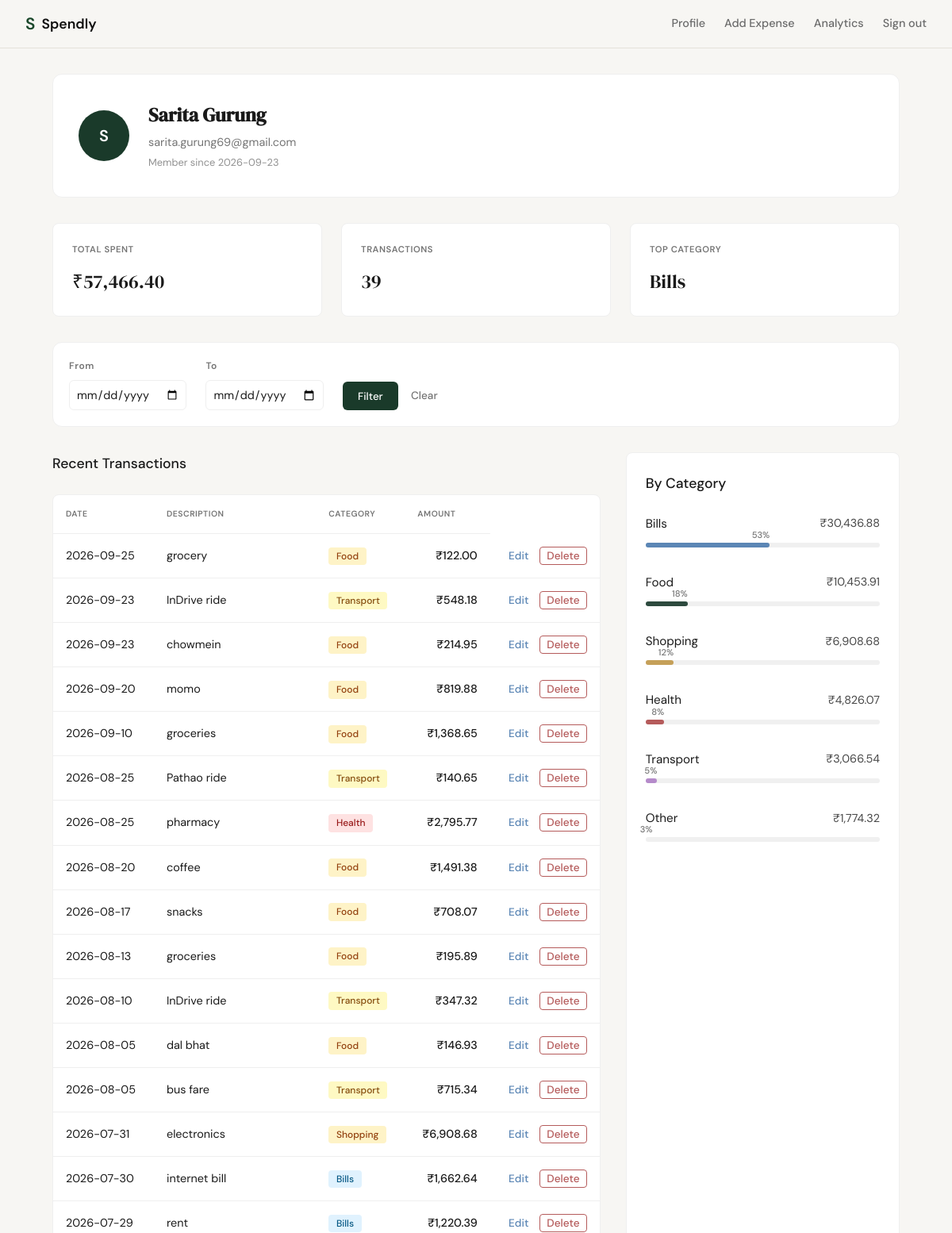
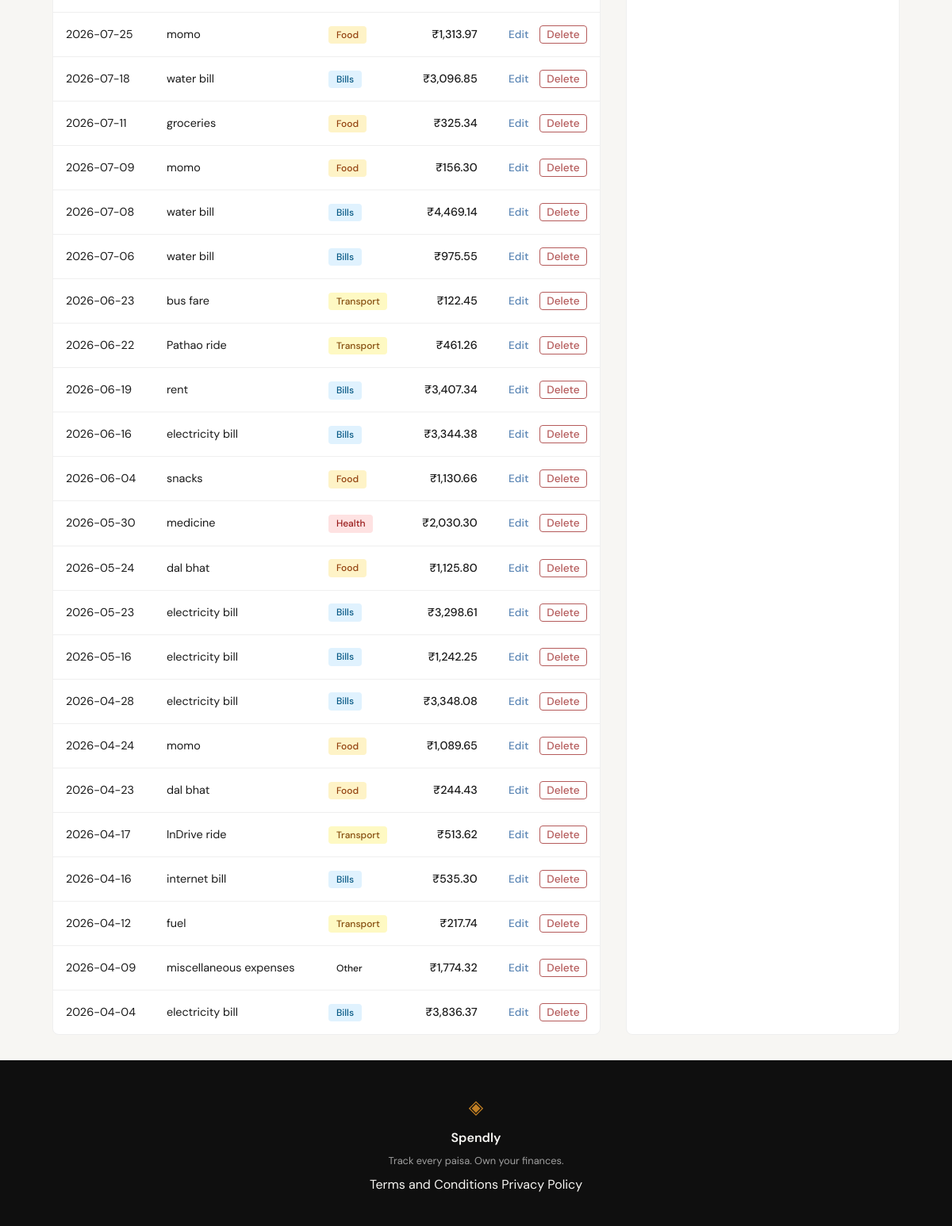
Screenshot of /profile (signed in) with the database file from the repository (2 pictures, top to bottom).
### tables this page shows
CREATE TABLE users (
                id INTEGER PRIMARY KEY AUTOINCREMENT,
                name TEXT NOT NULL,
                email TEXT UNIQUE NOT NULL,
                password_hash TEXT NOT NULL,
                created_at TEXT DEFAULT CURRENT_TIMESTAMP
            );

CREATE TABLE expenses (
                id INTEGER PRIMARY KEY AUTOINCREMENT,
                user_id INTEGER NOT NULL,
                amount REAL NOT NULL,
                category TEXT NOT NULL,
                date TEXT NOT NULL,
                description TEXT,
                created_at TEXT DEFAULT CURRENT_TIMESTAMP,
                FOREIGN KEY (user_id) REFERENCES users (id)
            );

### main.py (the view)
@app.get("/profile", response_class=HTMLResponse)
def profile(request: Request, user_id: int = Depends(get_current_user)):
    user = get_user_by_id(user_id)
    if not user:
        raise HTTPException(status_code=404, detail="User not found")
    start_date = request.query_params.get("start_date")
    end_date = request.query_params.get("end_date")
    expenses = get_expenses_by_user(user_id, start_date, end_date)
    total_spent = sum(e["amount"] for e in expenses)
    transaction_count = len(expenses)
    category_counts = {}
    for e in expenses:
        cat = e["category"]
        category_counts[cat] = category_counts.get(cat, 0) + e["amount"]
    top_category = "None"
    if category_counts:
        top_category = max(category_counts, key=category_counts.get)
    user_info = {
        "name": user["name"],
        "email": user["email"],
        "member_since": user["created_at"][:10], # Simplified date
        "initials": user["name"][0].upper() if user["name"] else "U"
    }
    summary_stats = {
        "total_spent": f"₹{total_spent:,.2f}",
        "transaction_count": transaction_count,
        "top_category": top_category
    }
    transactions = [
        {"id": e["id"], "date": e["date"], "description": e["description"], "category": e["category"], "amount": f"₹{e['amount']:,.2f}"}
        for e in expenses
    ]
    category_colors = {
        "Shopping": "var(--gold)",
        "Food": "var(--darkgreen)",
        "Bills": "var(--blue)",
        "Health": "var(--red)",
        "Entertainment": "var(--purple)",
        "Transport": "var(--purple-light)",
    }
    category_breakdown = []
    for cat, amount in category_counts.items():
        percentage = (amount / total_spent * 100) if total_spent > 0 else 0
        category_breakdown.append({
            "category": cat,
            "amount": f"₹{amount:,.2f}",
            "percentage": round(percentage),
            "color": category_colors.get(cat, "var(--color-grey)")
        })
    category_breakdown.sort(key=lambda x: float(x["amount"].replace("₹", "").replace(",", "")), reverse=True)
    return templates.TemplateResponse(
        request=request,
        name="profile.html",
        context={
            "user_info": user_info,
            "summary_stats": summary_stats,
            "transactions": transactions,
            "category_breakdown": category_breakdown,
            "start_date": start_date,
            "end_date": end_date
        }
    )

### templates/profile.html (shortened to what this page needs)
{% extends "base.html" %}
{% block content %}
<div class="profile-wrapper">
    <div class="user-header-card">
        <div class="user-avatar">{{ user_info.initials }}</div>
        <div class="user-meta">
            <h1 class="user-name">{{ user_info.name }}</h1>
            <p class="user-email">{{ user_info.email }}</p>
            <p class="user-membership">Member since {{ user_info.member_since }}</p>
        </div>
    </div>
    <div class="stats-container">
        <div class="stat-card">
            <span class="stat-label">TOTAL SPENT</span>
            <span class="stat-value">{{ summary_stats.total_spent }}</span>
        </div>
        <div class="stat-card">
            <span class="stat-label">TRANSACTIONS</span>
            <span class="stat-value">{{ summary_stats.transaction_count }}</span>
        </div>
        <div class="stat-card">
            <span class="stat-label">TOP CATEGORY</span>
            <span class="stat-value">{{ summary_stats.top_category }}</span>
        </div>
    </div>
    <div class="filter-card">
        <form method="GET" action="/profile" class="filter-form">
            <div class="filter-group">
                <label for="start_date">From</label>
                <input type="date" id="start_date" name="start_date" value="{{ start_date or '' }}">
            </div>
            <div class="filter-group">
                <label for="end_date">To</label>
                <input type="date" id="end_date" name="end_date" value="{{ end_date or '' }}">
            </div>
            <div class="filter-actions">
                <button type="submit" class="btn-filter">Filter</button>
                <a href="/profile" class="btn-clear">Clear</a>
            </div>
        </form>
    </div>
    <div class="main-grid">
        <section class="transactions-section">
            <h2 class="section-title">Recent Transactions</h2>
            <div class="table-container">
                <table class="tx-table">
                    <thead>
                        <tr>
                            <th>DATE</th>
                            <th>DESCRIPTION</th>
                            <th>CATEGORY</th>
                            <th class="text-right">AMOUNT</th>
                        </tr>
                    </thead>
                    <tbody>
                        {% for tx in transactions %}
                        <tr>
                            <td>{{ tx.date }}</td>
                            <td class="desc">{{ tx.description }}</td>
                            <td><span class="cat-badge badge-{{ tx.category | lower | replace(' ', '-') }}">{{ tx.category }}</span></td>
                            <td class="text-right amount">{{ tx.amount }}</td>
                            <td class="text-right">
                                <a href="/expenses/{{ tx.id }}/edit" class="edit-link">Edit</a>
                                <button class="btn-delete" onclick="openDeleteModal('{{ tx.id }}', '{{ tx.description or 'this expense' }}')">Delete</button>
                            </td>
                        </tr>
                        {% endfor %}
                    </tbody>
                </table>
            </div>
        </section>
        <section class="breakdown-section">
            <h2 class="section-title">By Category</h2>
            <div class="category-list">
                {% for cat in category_breakdown %}
                <div class="category-row">
                    <div class="row-header">
                        <span class="cat-label">{{ cat.category }}</span>
                        <span class="cat-val">{{ cat.amount }}</span>
                    </div>
                    <div class="progress-bar">
                        <div class="progress-fill" style="width: {{ cat.percentage }}%; background-color: {{ cat.color }};" data-percentage="{{ cat.percentage }}"></div>
                    </div>
                </div>
                {% endfor %}
            </div>
        </section>
    </div>
</div>
{% endblock %}

### templates/base.html (shortened to what this page needs)
<!DOCTYPE html>
<html lang="en">
<head>
    <link rel="stylesheet" href="{{ url_for('static', path='css/style.css') }}">
</head>
<body>
    <nav class="navbar">
        <div class="nav-inner">
            <a href="/" class="nav-brand">
                <span class="brand-icon">S</span>
                <span class="brand-name">Spendly</span>
            </a>
            <div class="nav-links">
                {% if request.session.get('user_id') %}
                    <a href="/profile" class="{% if request.url.path == '/profile' %}active{% endif %}">Profile</a>
                    <a href="/expenses/add" class="{% if request.url.path == '/expenses/add' %}active{% endif %}">Add Expense</a>
                    <a href="/analytics" class="{% if request.url.path == '/analytics' %}active{% endif %}">Analytics</a>
                    <a href="/logout">Sign out</a>
                {% else %}
                    <a href="/login">Sign in</a>
                    <a href="/register" class="nav-cta">Get started</a>
                {% endif %}
            </div>
        </div>
    </nav>
    <main class="main-content">
        {% block content %}{% endblock %}
    </main>
    <footer class="footer">
        <div class="footer-inner">
            <span class="brand-icon">◈</span>
            <span class="footer-name">Spendly</span>
            <p class="footer-copy">Track every paisa. Own your finances.</p>
            <div class="footer-links">
                <a href="/terms">Terms and Conditions</a>
                <a href="/privacy">Privacy Policy</a>
            </div>
        </div>
    </footer>
</body>
</html>

### static/css/style.css (style rules this page uses)
:root { --ink: #0f0f0f; --ink-soft: #2d2d2d; --ink-muted: #6b6b6b; --ink-faint: #a0a0a0; --paper: #f7f6f3; --paper-warm: #f0ede6; --paper-card: #ffffff; --accent: #1a472a; --accent-light: #e8f0eb; --accent-2: #c17f24; --accent-2-light: #fdf3e3; --danger: #c0392b; --danger-light: #fdecea; --border: #e4e1da; --border-soft: #eeebe4; --font-display: 'DM Serif Display', Georgia, serif; --font-body: 'DM Sans', system-ui, sans-serif; --max-width: 1200px; --auth-width: 440px; --radius-sm: 6px; --radius-md: 12px; --radius-lg: 20px; }
*, *::before, *::after { box-sizing: border-box; margin: 0; padding: 0; }
html { font-size: 16px; scroll-behavior: smooth; }
body { background: var(--paper); color: var(--ink); font-family: var(--font-body); font-size: 1rem; line-height: 1.6; -webkit-font-smoothing: antialiased; }
a { color: inherit; text-decoration: none; }
.navbar { position: sticky; top: 0; z-index: 100; background: var(--paper); border-bottom: 1px solid var(--border); padding: 0 2rem; }
.nav-inner { max-width: var(--max-width); margin: 0 auto; height: 60px; display: flex; align-items: center; justify-content: space-between; }
.nav-brand { display: flex; align-items: center; gap: 0.5rem; font-family: var(--font-body); font-weight: 600; font-size: 1.1rem; color: var(--ink); }
.brand-icon { color: var(--accent); font-size: 1.3rem; }
.brand-name { color: var(--ink); }
.nav-links { display: flex; align-items: center; gap: 1.5rem; font-size: 0.9rem; font-weight: 500; }
.nav-links a { color: var(--ink-muted); transition: color 0.2s; }
.main-content { min-height: calc(100vh - 60px - 100px); }
.stat-label { font-size: 0.85rem; color: var(--ink-muted); font-weight: 400; }
.stat-value { font-family: var(--font-display); font-size: 1.75rem; font-weight: 700; color: var(--ink); }
.footer { background: var(--ink); color: var(--paper); padding: 2.5rem 2rem; text-align: center; }
.footer-inner { display: flex; flex-direction: column; align-items: center; gap: 0.4rem; }
.footer .brand-icon { color: var(--accent-2); font-size: 1.5rem; }
.footer-name { font-weight: 600; font-size: 1rem; }
.footer-copy { font-size: 0.8rem; color: var(--ink-faint); }

### rows the page displays
users: name "Sarita Gurung", email "sarita.gurung69@gmail.com"
expenses: top_category "Bills", date "2026-07-30", description "internet bill", category "Bills", amount "₹1,662.64", amount "₹30,436.88", {{ cat.percentage }} 53 (drawn)
expenses: date "2026-09-25", description "grocery", category "Food", amount "₹122.00", amount "₹10,453.91", {{ cat.percentage }} 18 (drawn)
expenses: date "2026-09-23", description "InDrive ride", category "Transport", amount "₹548.18", amount "₹3,066.54", {{ cat.percentage }} 5 (drawn)
expenses: date "2026-09-23", description "chowmein", category "Food", amount "₹214.95"
expenses: date "2026-09-20", description "momo", category "Food", amount "₹819.88"
expenses: date "2026-09-10", description "groceries", category "Food", amount "₹1,368.65"
expenses: date "2026-08-25", description "Pathao ride", category "Transport", amount "₹140.65"
expenses: date "2026-08-25", description "pharmacy", category "Health", amount "₹2,795.77", amount "₹4,826.07", {{ cat.percentage }} 8 (drawn)
expenses: date "2026-08-20", description "coffee", category "Food", amount "₹1,491.38"
expenses: date "2026-08-17", description "snacks", category "Food", amount "₹708.07"
expenses: date "2026-08-13", description "groceries", category "Food", amount "₹195.89"
expenses: date "2026-08-10", description "InDrive ride", category "Transport", amount "₹347.32"
expenses: date "2026-08-05", description "dal bhat", category "Food", amount "₹146.93"
expenses: date "2026-08-05", description "bus fare", category "Transport", amount "₹715.34"
expenses: date "2026-07-31", description "electronics", category "Shopping", amount "₹6,908.68", {{ cat.percentage }} 12 (drawn)
expenses: date "2026-07-29", description "rent", category "Bills", amount "₹1,220.39"
expenses: date "2026-07-25", description "momo", category "Food", amount "₹1,313.97"
expenses: date "2026-07-18", description "water bill", category "Bills", amount "₹3,096.85"
expenses: date "2026-07-11", description "groceries", category "Food", amount "₹325.34"
expenses: date "2026-07-09", description "momo", category "Food", amount "₹156.30"
expenses: date "2026-07-08", description "water bill", category "Bills", amount "₹4,469.14"
expenses: date "2026-07-06", description "water bill", category "Bills", amount "₹975.55"
expenses: date "2026-06-23", description "bus fare", category "Transport", amount "₹122.45"
expenses: date "2026-06-22", description "Pathao ride", category "Transport", amount "₹461.26"
expenses: date "2026-06-19", description "rent", category "Bills", amount "₹3,407.34"
expenses: date "2026-06-16", description "electricity bill", category "Bills", amount "₹3,344.38"
expenses: date "2026-06-04", description "snacks", category "Food", amount "₹1,130.66"
expenses: date "2026-05-30", description "medicine", category "Health", amount "₹2,030.30"
expenses: date "2026-05-24", description "dal bhat", category "Food", amount "₹1,125.80"
expenses: date "2026-05-23", description "electricity bill", category "Bills", amount "₹3,298.61"
expenses: date "2026-05-16", description "electricity bill", category "Bills", amount "₹1,242.25"
expenses: date "2026-04-28", description "electricity bill", category "Bills", amount "₹3,348.08"
expenses: date "2026-04-24", description "momo", category "Food", amount "₹1,089.65"
expenses: date "2026-04-23", description "dal bhat", category "Food", amount "₹244.43"
expenses: date "2026-04-17", description "InDrive ride", category "Transport", amount "₹513.62"
expenses: date "2026-04-16", description "internet bill", category "Bills", amount "₹535.30"
expenses: date "2026-04-12", description "fuel", category "Transport", amount "₹217.74"
expenses: date "2026-04-09", description "miscellaneous expenses", category "Other", amount "₹1,774.32", {{ cat.percentage }} 3 (drawn)
expenses: date "2026-04-04", description "electricity bill", category "Bills", amount "₹3,836.37"

### other values shown
{{ user_info.initials }} "S"
{{ user_info.member_since }} "2026-09-23"
{{ summary_stats.total_spent }} "₹57,466.40"
{{ summary_stats.transaction_count }} "39"
